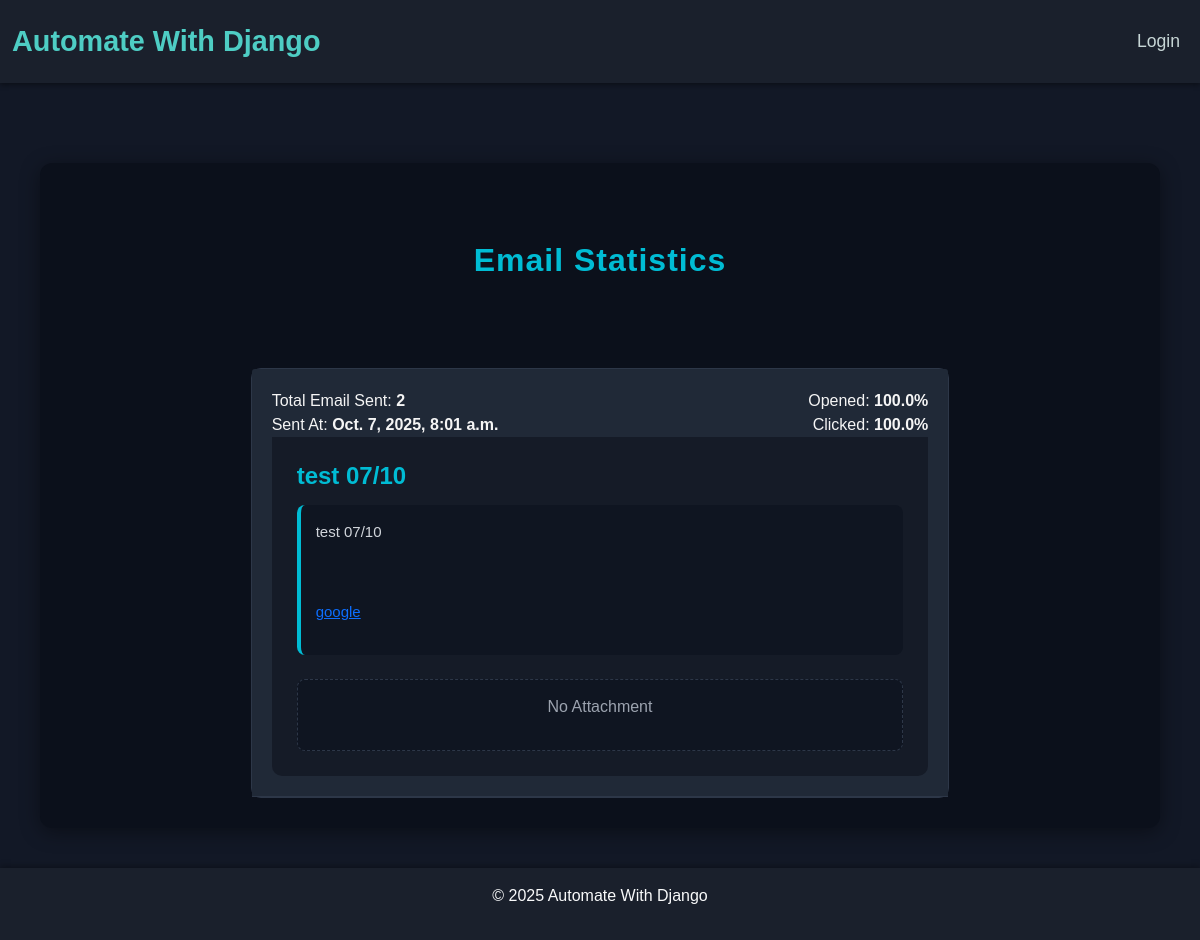
The page /emails/track/stats/57/ on the database its author committed.
### emails/models.py (models this page shows, shortened)
class Email(models.Model):
    email_list = models.ForeignKey(List, on_delete=models.CASCADE)
    subject = models.CharField(max_length=100)
    body = RichTextField()
    attachment = models.FileField(upload_to='email_attachments/', blank= True) # allow blank attachments ,
    sent_at = models.DateTimeField(auto_now_add=True)
    def open_rate(self):
        total_sent = self.email_list.count_emails()
        opened_count = EmailTracking.objects.filter(email=self, opened_at__isnull=False).count()
        open_rate = (opened_count/total_sent) * 100 if total_sent > 0 else 0
        """
        if total_sent > 0:
            open_rate = (opened_count/total_sent) * 100
        else:
            open_rate = 0
        """
        return round(open_rate , 2)
    def click_rate(self):
        total_sent = self.email_list.count_emails()
        opened_count = EmailTracking.objects.filter(email=self, opened_at__isnull=False).count()
        if opened_count > 0 :
            clicked_count = EmailTracking.objects.filter(email=self, clicked_at__isnull=False).count()
            click_rate = (clicked_count/opened_count) * 100 if total_sent > 0 else 0
        else :
            click_rate = 0
        return round(click_rate , 2)

class List(models.Model):
    email_list = models.CharField(max_length=40)
    def count_emails(self):
        count = Subscriber.objects.filter(email_list=self).count()
        return count

### emails/views.py (the view)
# urls.py: path('track/stats/<int:pk>/', views.track_stats, name='track_stats'),
def track_stats(request, pk):
    email = get_object_or_404(Email, pk=pk)
    sent = Sent.objects.get(email=email)
    context ={
        'email': email,
        'total_sent': sent.total_sent,
    }
    return render (request, 'emails/track_stats.html', context)

### templates/emails/track_stats.html (shortened to what this page needs)
{% extends 'home/base.html' %}
{% load static %}
{% block extra_css %}
<link rel="stylesheet" href="{% static 'css/email_track_stats.css' %}">
{% endblock %}
{% block content %}
<div class="container">
    <h2 class="text-center p-5">Email Statistics </h2>
    <div class="row">
        <div class="col-md-8 mx-auto">
            <div class="card">
                <div class="card-header">
                    <div class="row">
                        <div class="col-md-6">
                            Total Email Sent: <b>{{ total_sent }}</b> <br>
                            Sent At: <b>{{ email.sent_at }}</b>
                        </div>
                        <div class="col-md-6 text-end">
                            Opened: <b>{{ email.open_rate }}%</b> <br>
                            Clicked: <b>{{ email.click_rate }}%</b>
                        </div>
                    </div>
                    <div class="card-body">
                        <h4>{{ email.subject}}</h4>
                        <div class="mail-body">
                            {{ email.body | safe}}
                        </div> <br>
                        {% if email.attachment %}
                            <div class="attachment">
                                <img src="{{ email.attachment.url }}" alt="Email Attachment" width="100%">
                            </div>
                        {% else%}
                            <div class="no-attachment">
                                <p>No Attachment</p>
                            </div>
                        {% endif %}
                </div>
            </div>
        </div>
    </div>
</div>
{% endblock %}

### awd_main/static/css/styles.css (style rules this page uses)
html, body { height: 100%; margin: 0; display: flex; flex-direction: column; }
body { background-color: #121826; color: #C7D6D6; font-family: 'Arial', sans-serif; }

### awd_main/static/css/email_track_stats.css (style rules this page uses)
.container { background-color: #0b101b; color: #f5f5f5; border-radius: 12px; padding: 30px; box-shadow: 0 4px 20px rgba(0, 0, 0, 0.4); margin-top: 40px; }
h2 { font-weight: 700; color: #00bcd4; letter-spacing: 1px; margin-bottom: 40px; }
.card { background-color: #1a202c; color: #f5f5f5; border: 1px solid #2d3748; border-radius: 10px; transition: all 0.3s ease-in-out; }
.card-header { background-color: #202937; border-bottom: 1px solid #2d3748; padding: 20px; border-top-left-radius: 10px; border-top-right-radius: 10px; }
.card-body { background-color: #151b27; padding: 25px; border-bottom-left-radius: 10px; border-bottom-right-radius: 10px; }
.card-body h4 { color: #00bcd4; font-weight: 600; margin-bottom: 15px; }
.mail-body { background-color: #0f1521; border-radius: 8px; padding: 15px; font-size: 15px; line-height: 1.6; color: #d1d5db; border-left: 4px solid #00bcd4; }
.no-attachment { text-align: center; padding: 15px; background-color: #0f1521; border-radius: 8px; color: #9ca3af; border: 1px dashed #2d3748; }

### rows shown on the page
Email: sent_at "Oct. 7, 2025, 8:01 a.m.", open_rate "100.0", click_rate "100.0", subject "test 07/10", body "test 07/10 google"

### other values the page prints
{{ total_sent }} "2"
